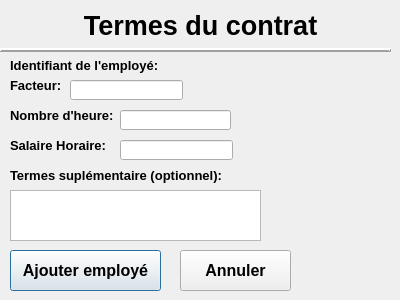
<?xml version="1.0" encoding="UTF-8"?>
<ui version="4.0">
 <class>Dialog</class>
 <widget class="QDialog" name="Dialog">
  <property name="geometry">
   <rect>
    <x>0</x>
    <y>0</y>
    <width>400</width>
    <height>300</height>
   </rect>
  </property>
  <property name="windowTitle">
   <string>Dialog</string>
  </property>
  <widget class="QLabel" name="labelNbHeure">
   <property name="geometry">
    <rect>
     <x>10</x>
     <y>100</y>
     <width>121</width>
     <height>31</height>
    </rect>
   </property>
   <property name="font">
    <font>
     <pointsize>10</pointsize>
     <weight>75</weight>
     <bold>true</bold>
    </font>
   </property>
   <property name="text">
    <string>Nombre d'heure:</string>
   </property>
  </widget>
  <widget class="QLabel" name="labelFacteur">
   <property name="geometry">
    <rect>
     <x>10</x>
     <y>70</y>
     <width>80</width>
     <height>31</height>
    </rect>
   </property>
   <property name="font">
    <font>
     <pointsize>10</pointsize>
     <weight>75</weight>
     <bold>true</bold>
    </font>
   </property>
   <property name="text">
    <string>Facteur:</string>
   </property>
  </widget>
  <widget class="QLabel" name="labelErreurFacteur">
   <property name="geometry">
    <rect>
     <x>190</x>
     <y>80</y>
     <width>151</width>
     <height>16</height>
    </rect>
   </property>
   <property name="text">
    <string/>
   </property>
  </widget>
  <widget class="QLabel" name="labelErreurSalaireHorraire">
   <property name="geometry">
    <rect>
     <x>240</x>
     <y>140</y>
     <width>131</width>
     <height>16</height>
    </rect>
   </property>
   <property name="text">
    <string/>
   </property>
  </widget>
  <widget class="QLineEdit" name="lineEditFacteur">
   <property name="geometry">
    <rect>
     <x>70</x>
     <y>80</y>
     <width>113</width>
     <height>20</height>
    </rect>
   </property>
  </widget>
  <widget class="QLineEdit" name="lineEditSalaireHorraire">
   <property name="geometry">
    <rect>
     <x>120</x>
     <y>140</y>
     <width>113</width>
     <height>20</height>
    </rect>
   </property>
  </widget>
  <widget class="QPushButton" name="pushButtonAjouterEmployer">
   <property name="geometry">
    <rect>
     <x>10</x>
     <y>250</y>
     <width>151</width>
     <height>41</height>
    </rect>
   </property>
   <property name="font">
    <font>
     <pointsize>12</pointsize>
     <weight>75</weight>
     <italic>false</italic>
     <bold>true</bold>
    </font>
   </property>
   <property name="text">
    <string>Ajouter employé</string>
   </property>
  </widget>
  <widget class="QLabel" name="labelErreurNbHeure">
   <property name="geometry">
    <rect>
     <x>240</x>
     <y>110</y>
     <width>121</width>
     <height>16</height>
    </rect>
   </property>
   <property name="text">
    <string/>
   </property>
  </widget>
  <widget class="QLineEdit" name="lineEditNbHeure">
   <property name="geometry">
    <rect>
     <x>120</x>
     <y>110</y>
     <width>111</width>
     <height>20</height>
    </rect>
   </property>
  </widget>
  <widget class="QPushButton" name="pushButtonMenu">
   <property name="geometry">
    <rect>
     <x>180</x>
     <y>250</y>
     <width>111</width>
     <height>41</height>
    </rect>
   </property>
   <property name="font">
    <font>
     <pointsize>12</pointsize>
     <weight>75</weight>
     <italic>false</italic>
     <bold>true</bold>
    </font>
   </property>
   <property name="text">
    <string>Annuler</string>
   </property>
  </widget>
  <widget class="QLabel" name="labelSalaireHorraire">
   <property name="geometry">
    <rect>
     <x>10</x>
     <y>130</y>
     <width>111</width>
     <height>31</height>
    </rect>
   </property>
   <property name="font">
    <font>
     <pointsize>10</pointsize>
     <weight>75</weight>
     <bold>true</bold>
    </font>
   </property>
   <property name="text">
    <string>Salaire Horaire:</string>
   </property>
  </widget>
  <widget class="QLabel" name="labelTitreAjouterEmployer_2">
   <property name="geometry">
    <rect>
     <x>10</x>
     <y>10</y>
     <width>381</width>
     <height>31</height>
    </rect>
   </property>
   <property name="font">
    <font>
     <family>MS Shell Dlg 2</family>
     <pointsize>20</pointsize>
     <weight>75</weight>
     <italic>false</italic>
     <bold>true</bold>
     <underline>false</underline>
     <strikeout>false</strikeout>
    </font>
   </property>
   <property name="layoutDirection">
    <enum>Qt::LeftToRight</enum>
   </property>
   <property name="text">
    <string>Termes du contrat</string>
   </property>
   <property name="alignment">
    <set>Qt::AlignCenter</set>
   </property>
  </widget>
  <widget class="Line" name="line_2">
   <property name="geometry">
    <rect>
     <x>0</x>
     <y>40</y>
     <width>391</width>
     <height>21</height>
    </rect>
   </property>
   <property name="frameShadow">
    <enum>QFrame::Raised</enum>
   </property>
   <property name="lineWidth">
    <number>2</number>
   </property>
   <property name="midLineWidth">
    <number>0</number>
   </property>
   <property name="orientation">
    <enum>Qt::Horizontal</enum>
   </property>
  </widget>
  <widget class="QLabel" name="labelIdentifiantEmploye">
   <property name="geometry">
    <rect>
     <x>10</x>
     <y>50</y>
     <width>171</width>
     <height>31</height>
    </rect>
   </property>
   <property name="font">
    <font>
     <pointsize>10</pointsize>
     <weight>75</weight>
     <bold>true</bold>
    </font>
   </property>
   <property name="text">
    <string>Identifiant de l'employé:</string>
   </property>
  </widget>
  <widget class="QLabel" name="labelIdentifiantEmployeDonner">
   <property name="geometry">
    <rect>
     <x>180</x>
     <y>60</y>
     <width>111</width>
     <height>16</height>
    </rect>
   </property>
   <property name="text">
    <string/>
   </property>
  </widget>
  <widget class="QTextEdit" name="textEditTermeContrat">
   <property name="geometry">
    <rect>
     <x>10</x>
     <y>190</y>
     <width>251</width>
     <height>51</height>
    </rect>
   </property>
  </widget>
  <widget class="QLabel" name="labelTermeContrat">
   <property name="geometry">
    <rect>
     <x>10</x>
     <y>160</y>
     <width>251</width>
     <height>31</height>
    </rect>
   </property>
   <property name="font">
    <font>
     <pointsize>10</pointsize>
     <weight>75</weight>
     <bold>true</bold>
    </font>
   </property>
   <property name="text">
    <string>Termes suplémentaire (optionnel): </string>
   </property>
  </widget>
  <zorder>labelNbHeure</zorder>
  <zorder>labelFacteur</zorder>
  <zorder>labelErreurFacteur</zorder>
  <zorder>labelErreurSalaireHorraire</zorder>
  <zorder>pushButtonAjouterEmployer</zorder>
  <zorder>labelErreurNbHeure</zorder>
  <zorder>pushButtonMenu</zorder>
  <zorder>labelSalaireHorraire</zorder>
  <zorder>labelTitreAjouterEmployer_2</zorder>
  <zorder>line_2</zorder>
  <zorder>labelIdentifiantEmploye</zorder>
  <zorder>labelIdentifiantEmployeDonner</zorder>
  <zorder>textEditTermeContrat</zorder>
  <zorder>labelTermeContrat</zorder>
  <zorder>lineEditSalaireHorraire</zorder>
  <zorder>lineEditNbHeure</zorder>
  <zorder>lineEditFacteur</zorder>
 </widget>
 <resources/>
 <connections/>
</ui>
